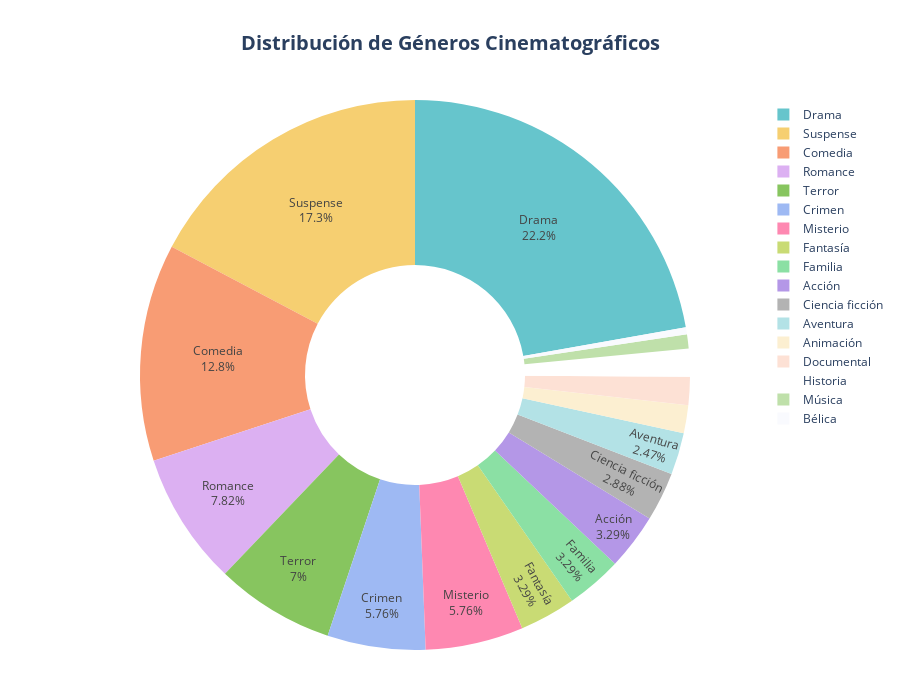

The code cell stored with this chart in its notebook:
### Code cell
generos_circular()

### Figure 1 — Plotly figure (JSON) as saved in the notebook; plotly's stock layout.template omitted (floating-point values rounded to 4 significant figures)
{"data": [{"domain": {"x": [0, 1], "y": [0, 1]}, "hole": 0.4, "hovertemplate": "<b>%{label}</b><br>Películas: %{value}", "insidetextfont": {"size": 12}, "labels": ["Drama", "Suspense", "Comedia", "Romance", "Terror", "Crimen", "Misterio", "Fantasía", "Familia", "Acción", "Ciencia ficción", "Aventura", "Animación", "Documental", "Historia", "Música", "Bélica"], "legendgroup": "", "name": "", "showlegend": true, "textfont": {"size": 14}, "textinfo": "percent+label", "textposition": "inside", "type": "pie", "values": [54, 42, 31, 19, 17, 14, 14, 8, 8, 8, 7, 6, 4, 4, 4, 2, 1]}], "layout": {"height": 700, "legend": {"tracegroupgap": 0}, "margin": {"b": 50, "t": 100}, "piecolorway": ["rgb(102, 197, 204)", "rgb(246, 207, 113)", "rgb(248, 156, 116)", "rgb(220, 176, 242)", "rgb(135, 197, 95)", "rgb(158, 185, 243)", "rgb(254, 136, 177)", "rgb(201, 219, 116)", "rgb(139, 224, 164)", "rgb(180, 151, 231)", "rgb(179, 179, 179)"], "title": {"font": {"size": 20}, "text": "<b>Distribución de Géneros Cinematográficos</b>", "x": 0.5}, "uniformtext": {"minsize": 12, "mode": "hide"}, "width": 900}}
